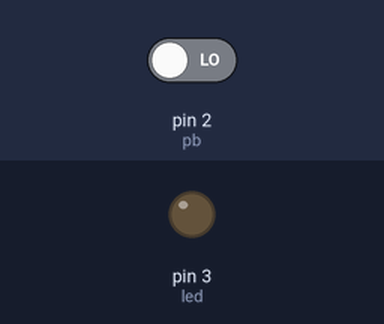
Simulated run of this sketch. Board: Arduino Uno, built with avr-gcc and run on an emulated ATmega328P. On the bench: output pins drawn as LEDs (lit = HIGH). Dashed ring = blinking. The test bench sets the inputs (shaded band); at power-on: pin 2 (pb) LOW.

Above: at 1.2 s.
1.3 s: pin 2 (pb) driven HIGH
At 1.7 s:
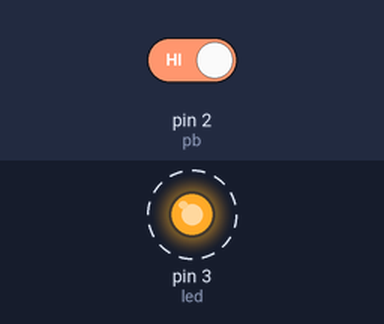
4.3 s: pin 2 (pb) driven LOW
At 4.8 s:
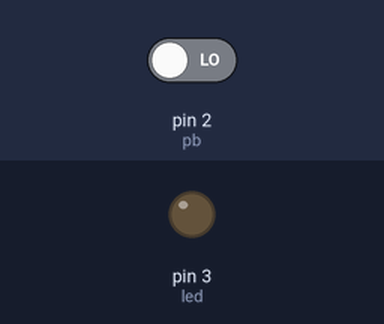
Timing chart, 0 to 7.3 s (numbered marks = the images above; inputs shaded):
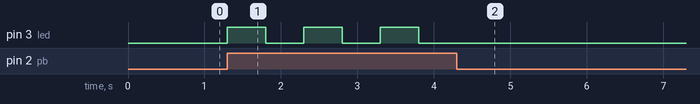

The sketch:

projek_nyalain_LED.ino
```cpp
int led = 3;
int pb = 2;
bool status_led = 0;

void setup() {
  pinMode(led, OUTPUT);
  pinMode(pb, INPUT);
}

void loop() {
  bool statuspb = digitalRead(pb);

  // Cek jika tombol ditekan
  if (statuspb == 1) {
    status_led = !status_led;
    digitalWrite(led, status_led);
    delay(500);
  }

  Serial.println(status_led);
}
```

Measured:
- after the input at 1.3 s, pin 3 (led): alternates HIGH for 0.50 s and LOW for 0.50 s, starting at once
- after the input at 4.3 s, pin 3 (led): stops changing and stays LOW
